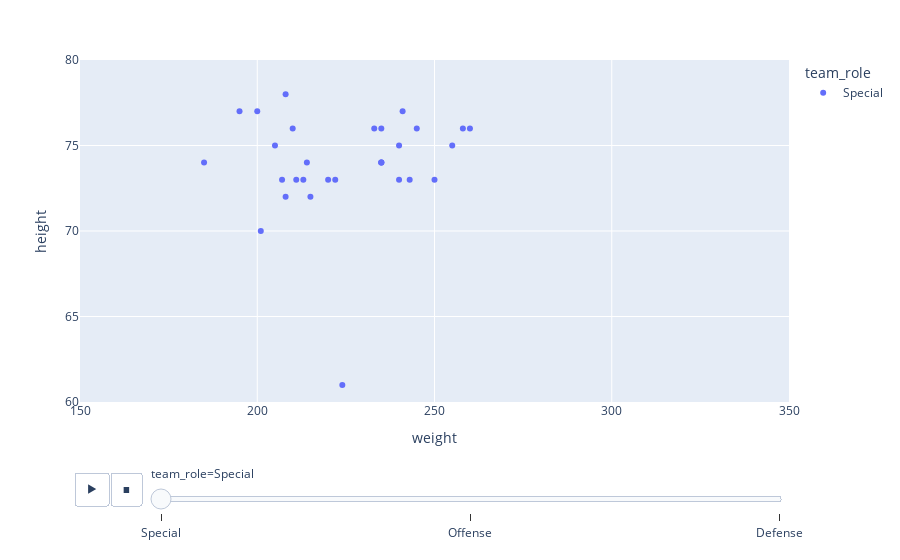

The cell this chart's notebook holds for it:
### Code cell
height_weight_distribution_animation

### Figure 1 — Plotly figure (JSON) as saved in the notebook; plotly's stock layout.template omitted (floating-point values rounded to 4 significant figures)
{"data": [{"hovertemplate": "team_role=Special<br>weight=%{x}<br>height=%{y}<extra></extra>", "legendgroup": "Special", "marker": {"color": "#636efa", "symbol": "circle"}, "mode": "markers", "name": "Special", "orientation": "v", "showlegend": true, "type": "scatter", "x": [214, 260, 207, 208, 240, 235, 241, 235, 255, 210, 235, 208, 240, 205, 243, 215, 200, 224, 250, 213, 185, 195, 245, 222, 233, 258, 201, 211, 220, 235], "xaxis": "x", "y": [74, 76, 73, 78, 75, 74, 77, 76, 75, 76, 74, 72, 73, 75, 73, 72, 77, 61, 73, 73, 74, 77, 76, 73, 76, 76, 70, 73, 73, 74], "yaxis": "y"}], "layout": {"legend": {"title": {"text": "team_role"}, "tracegroupgap": 0}, "margin": {"t": 60}, "sliders": [{"active": 0, "currentvalue": {"prefix": "team_role="}, "len": 0.9, "pad": {"b": 10, "t": 60}, "steps": [{"args": [["Special"], {"frame": {"duration": 0, "redraw": false}, "fromcurrent": true, "mode": "immediate", "transition": {"duration": 0, "easing": "linear"}}], "label": "Special", "method": "animate"}, {"args": [["Offense"], {"frame": {"duration": 0, "redraw": false}, "fromcurrent": true, "mode": "immediate", "transition": {"duration": 0, "easing": "linear"}}], "label": "Offense", "method": "animate"}, {"args": [["Defense"], {"frame": {"duration": 0, "redraw": false}, "fromcurrent": true, "mode": "immediate", "transition": {"duration": 0, "easing": "linear"}}], "label": "Defense", "method": "animate"}], "x": 0.1, "xanchor": "left", "y": 0, "yanchor": "top"}], "updatemenus": [{"buttons": [{"args": [null, {"frame": {"duration": 1000, "redraw": false}, "fromcurrent": true, "mode": "immediate", "transition": {"duration": 700, "easing": "linear"}}], "label": "&#9654;", "method": "animate"}, {"args": [[null], {"frame": {"duration": 0, "redraw": false}, "fromcurrent": true, "mode": "immediate", "transition": {"duration": 0, "easing": "linear"}}], "label": "&#9724;", "method": "animate"}], "direction": "left", "pad": {"r": 10, "t": 70}, "showactive": false, "type": "buttons", "x": 0.1, "xanchor": "right", "y": 0, "yanchor": "top"}], "xaxis": {"anchor": "y", "domain": [0, 1], "range": [150, 350], "title": {"text": "weight"}}, "yaxis": {"anchor": "x", "domain": [0, 1], "range": [60, 80], "title": {"text": "height"}}}}
